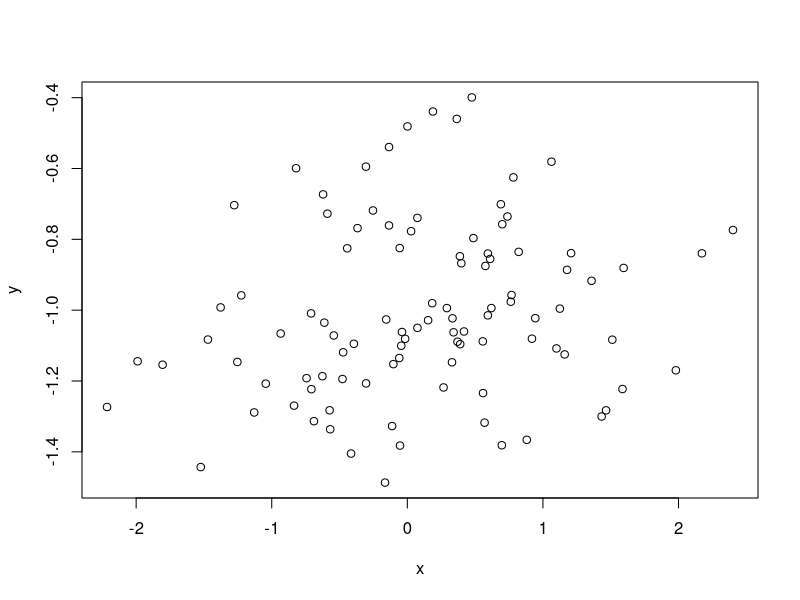

This figure's R source: (Note: this script raises an error after producing the figure.)
## ---- chunk 1
set.seed(1)
x <- rnorm(100,0,1)
## ---- chunk 2
eps <- rnorm(100, 0, 0.25)
## ---- chunk 3

y = -1 + .05*x + eps
length(y)
## ---- chunk 4
plot(x,y)
## ---- chunk 5
required_data <- as.data.frame(x,y)
our_model <- lm(y ~ x, data = required_data)
summary(our_model)
ggplot(data = required_data, aes(x=x,y=y))+
  geom_point()+
  geom_abline(slope=0.04973, intercept = -1.00942, color = "blue") + 
  geom_abline(slope = 0.05, intercept = -1) +
  labs(caption = "The black line represents the true, 'simulated' values while the blue line represents the linear model's approximations",
       title = "Population versus Approximated Relationship")
## ---- chunk 6
set.seed(1)
x1 <- runif(100)
x2 <- 0.5 *x1 + rnorm(100) / 10
y <- 2 + 2*x1 + 0.3*x2 + rnorm(100)

plot(x1,y)
## ---- chunk 7
set.seed(1)
runif(100)
sum(rnorm(100))
sum(rnorm(100)) + 2
## ---- chunk 8
plot(x1,x2)
cor(x1,x2)
## ---- chunk 9
data <- data.frame(y,x1,x2)

linear_model <- lm(y ~ x1 + x2, data = data)
summary(linear_model)

y_hat = 2.13 + 1.44*x1 + 1.01*x2

plot(y, y_hat)


## ---- chunk 10
data <- data.frame(scale(data, scale = FALSE))

sy <- sd(data$y)
sx1 <- sd(data$x1)
sx2 <- sd(data$x2)

rx1y <- cor(x1, y)
rx2y <- cor(x2, y)
rx1x2 <- cor(x1,x2)

(betahat1 <- sy*(rx1y - rx2y*rx1x2)/(sx1*(1 - rx1x2^2)))

(betahat2 <- sy*(rx2y - rx1y*rx1x2)/(sx2*(1 - rx1x2^2)))
## ---- chunk 11
library(ggplot2)
library(dplyr)
mpg_new <- mpg %>% 
  filter(year == 2008, class == "compact")
## ---- chunk 12
simple_LR_model <- lm(hwy ~ fl, data = mpg_new)
summary(simple_LR_model)
## ---- chunk 13
multiple_LR_model <- lm(hwy ~ fl+ cty, data = mpg_new)
summary(multiple_LR_model)
## ---- chunk 14
interact_plot <- ggplot(mpg_new, aes(x = cty, y = hwy)) +
  geom_point(aes(color = fl)) +  # color-code points
  geom_smooth(aes(color = fl), method = "lm", se = FALSE)  # add a regression line for each group
print(interact_plot)
## ---- chunk 15
library(readr)
neccessary_data <- read_csv("assertive_woman.csv")

sum(is.na(neccessary_data$beautification))
sum(is.na(neccessary_data$sexual_motivation))
sum(is.na(neccessary_data$assertive_behavior))

sum((neccessary_data$beautification) == 0)
sum((neccessary_data$sexual_motivation) == 0)
sum((neccessary_data$assertive_behavior) == 0)
## ---- chunk 16
neccessary_data %>% 
  ggplot(aes(x=beautification)) +
  geom_bar()
  
neccessary_data %>% 
  ggplot(aes(x = sexual_motivation)) +
  geom_histogram()



neccessary_data %>% 
  ggplot(aes(x=assertive_behavior)) + 
  geom_histogram()
## ---- chunk 17
ggplot(neccessary_data, aes(x = assertive_behavior, y = sexual_motivation)) +
  geom_point(aes(color = beautification)) +  
  geom_smooth(aes(color = beautification), method = "lm", se = TRUE)  
## ---- chunk 18
summary(neccessary_data$assertive_behavior)

## ---- chunk 19
library(boot)
# 1. Propose a causal model explicitly naming the predictor variable X, response variable Y, and mediator M. The causal model proposes that the predictor variable causes changes in *both* the mediator and the response, and that the response variable is caused by changes in *both* the predictor and the mediator.

#x = beautification
#y = assertive behavior
#m = sexual motivation

# 2. Fit a simple linear regression model predicting Y from X, $Y = c_0 + c_1 X$.
first_lm <-lm(assertive_behavior ~ beautification, data = neccessary_data)
# 3. Fit a simple linear regression model predicting M from X, $M = b_0 + b_1 X$.
second_lm <-lm(sexual_motivation ~ beautification,
               data = neccessary_data)
# 4. Fit a multiple linear regression model predicting Y from *both* M and X, $Y = c_0' + c_1'X + c_2'M$.
third_lm <- lm(assertive_behavior ~ beautification + sexual_motivation,
               data = neccessary_data)
# 5. Compute the estimated *direct* effect of X on Y, $c_1$.
print(first_lm$coefficients["beautificationyes"])
direct_effect = 0.268711
# 6. Compute the estimated *indirect* effect of X on Y through the mediator M. We can calculate this as either $c_1 - c_1'$ or $(b_1)(c_2')$.
c_1.1 = 0.07803

indirect_effect = direct_effect - c_1.1
print(indirect_effect)
# 7. Obtain bootstrap confidence intervals for the direct and indirect effects.

## ---- chunk 20
assertive_indirect_effect <- function(df, indices){
  d <- df[indices,]
  first_lm <-lm(assertive_behavior ~ beautification, 
                data = d)
  second_lm <-lm(sexual_motivation ~ beautification,
               data = d)
  third_lm <- lm(assertive_behavior ~ beautification + sexual_motivation,
               data = d)
  b_1 <- second_lm$coefficients["beautificationyes"]
  c_2 <- third_lm$coefficients["sexual_motivation"]
  ind_eff <- b_1*c_2
  return(ind_eff)
}

boot_assert <- boot(data = neccessary_data, statistic = assertive_indirect_effect, R = 1000)

boot.ci(boot_assert, type = "bca")

